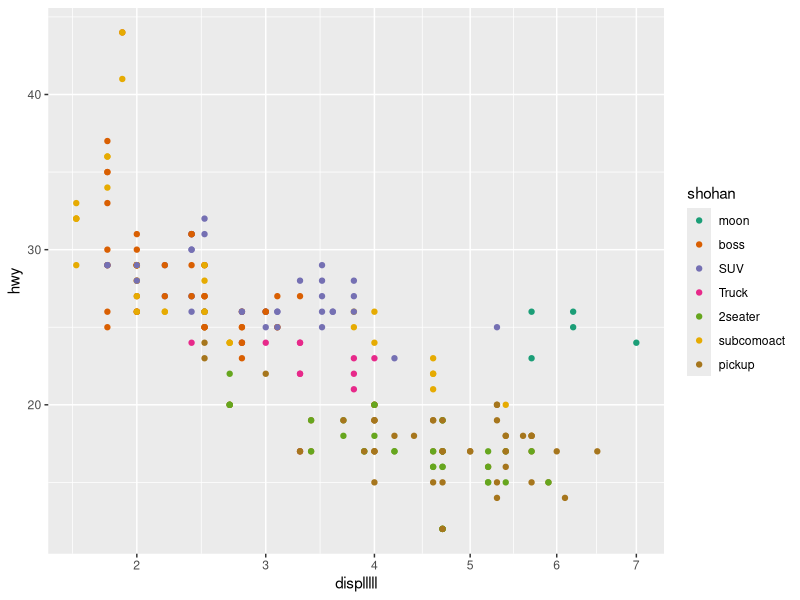

Reproduce this figure in R.
library(ggplot2)

ggplot(mpg, aes(displ, hwy)) + 
  geom_point(aes(colour = class)) +
  scale_x_sqrt(name = "displllll") + 
  scale_colour_brewer(name = "shohan", palette = "Dark2", type = "qual", labels = c("moon", "boss", "SUV", "Truck", "2seater", "subcomoact", "pickup"))

#The "Set1" palette is one of the predefined qualitative color palettes available in the RColorBrewer package,
#replace "Set1" with other available palettes like "Dark2," "Paired," "Blues," etc.

#scale_colour_brewer function to specify that you want to use a qualitative (qual) color palette.
#it easier for viewers to understand and interpret the plot.(different color plot)
